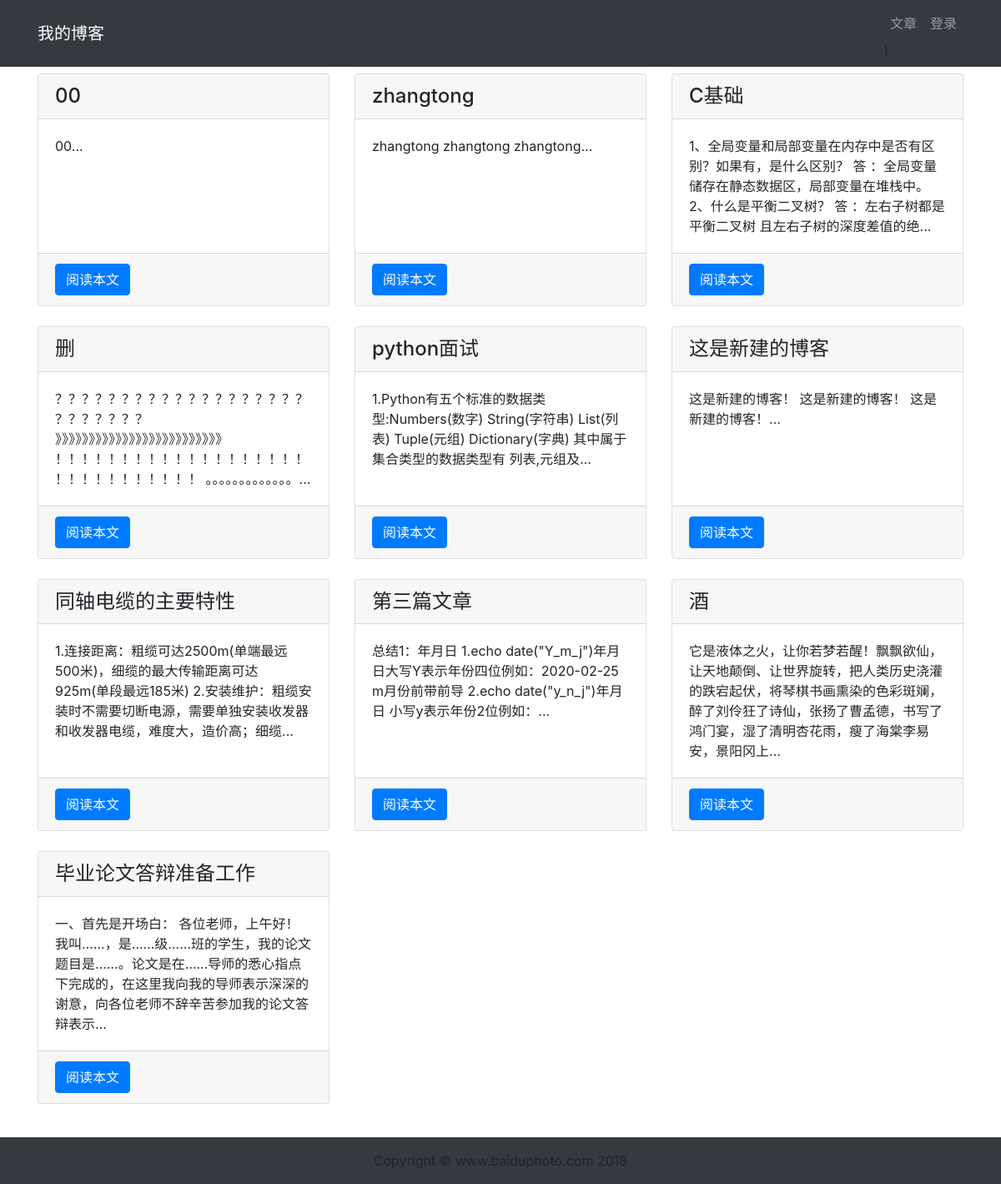
Page /article/article-list/ on the committed database.
### article/models.py (models this page shows, shortened)
class ArticlePost(models.Model):
	author = models.ForeignKey(User,on_delete=models.CASCADE)
	title = models.CharField(max_length=100)
	body = models.TextField()
	created = models.DateTimeField(default=timezone.now)
	updated = models.DateTimeField(auto_now=True)
	class Meta:
		ordering = ('-created',)

### article/views.py (the view)
# urls.py: path('article-list/',views.article_list,name='article_list'),
def article_list(request):
    articles = ArticlePost.objects.all()
    context = { 'articles': articles }
    return render(request, 'article/list.html',context)

### templates/article/list.html (shortened to what this page needs)
{% extends "base.html" %}
{% load staticfiles %}
{% block content %}
<div class="container">
    <div class="row mt-2">
        {% for article in articles %}
        <div class="col-4 mb-4">
            <div class="card h-100">
                <h4 class="card-header">{{ article.title }}</h4>
                <div class="card-body">
                    <p class="card-text">{{ article.body|slice:'100' }}...</p>
                </div>
<div class="card-footer">
    <a href="{% url 'article:article_detail' article.id %}" class="btn btn-primary">阅读本文</a>
</div>
            </div>
        </div>
        {% endfor %}
    </div>
</div>
{% endblock content %}

### templates/base.html (shortened to what this page needs)
{% load staticfiles %}
<!DOCTYPE html>
<html lang="zh-cn">
<head>
    <link rel="stylesheet" href="{% static 'bootstrap/css/bootstrap.min.css' %}">
</head>
<body>
    {% include 'header.html' %}
    {% block content %}{% endblock content %}
    {% include 'footer.html' %}
</body>
</html>

### templates/header.html
<nav class="navbar navbar-expand-lg navbar-dark bg-dark">
  <div class="container">
    <a class="navbar-brand" href="#">我的博客</a>
<div>
    <ul class="navbar-nav">
        <li class="nav-item">
           <li class="nav-item">
        <a class="nav-link" href="{% url 'article:article_list' %}">文章</a>
    </li>
    {% if user.is_authenticated %}
        <li class="nav-item dropdown">
            <a class="nav-link dropdown-toggle" href='{% url "userprofile:logout" %}' id="navbarDropdown" role="button" data-toggle="dropdown" aria-haspopup="true" aria-expanded="false">
              {{ user.username }}
            </a>
            <div class="dropdown-menu" aria-labelledby="navbarDropdown">
              <a class="dropdown-item" href='{% url "userprofile:logout" %}'>退出登录</a>
            </div>
        </li>
    {% else %}
        <li class="nav-item">
            <a class="nav-link" href="{% url 'userprofile:login' %}">登录</a>
        </li>
    {% endif %}
</ul>
}
</div>
  </div>
</nav>

### templates/footer.html
{% load staticfiles %}
<div>
	<br><br><br>
</div>
<footer class="py-3 bg-dark fixed-bottom">
	<div class="container">
		<p class="m-0 text-center text-while">Copyright &copy; www.baiduphoto.com 2018</p>
	</div>
</footer>

### rows in the picture
ArticlePost: title "00", body "00"
ArticlePost: title "zhangtong", body "zhangtong zhangtong zhangtong"
ArticlePost: title "C基础", body "1、全局变量和局部变量在内存中是否有区别？如果有，是什么区别？ 答 ：全局变量储存在静态数据区，局部变量在堆栈中。 2、什么是平衡二叉树？ 答 ：左右子树都是平衡二叉树 且左右子树的深度差值的绝"
ArticlePost: title "删", body "？？？？？？？？？？？？？？？？？？？？？？？？？？ 》》》》》》》》》》》》》》》》》》》》》》》》》 ！！！！！！！！！！！！！！！！！！！！！！！！！！！！！！ 。。。。。。。。。。。。。"
ArticlePost: title "python面试", body "1.Python有五个标准的数据类型:Numbers(数字) String(字符串) List(列表) Tuple(元组) Dictionary(字典) 其中属于集合类型的数据类型有 列表,元组及"
ArticlePost: title "这是新建的博客", body "这是新建的博客！ 这是新建的博客！ 这是新建的博客！"
ArticlePost: title "同轴电缆的主要特性", body "1.连接距离：粗缆可达2500m(单端最远500米)，细缆的最大传输距离可达925m(单段最远185米) 2.安装维护：粗缆安装时不需要切断电源，需要单独安装收发器和收发器电缆，难度大，造价高；细缆"
ArticlePost: title "第三篇文章", body "总结1：年月日 1.echo date(\"Y_m_j\")年月日大写Y表示年份四位例如：2020-02-25 m月份前带前导 2.echo date(\"y_n_j\")年月日 小写y表示年份2位例如："
ArticlePost: title "酒", body "它是液体之火，让你若梦若醒！飘飘欲仙，让天地颠倒、让世界旋转，把人类历史浇灌的跌宕起伏，将琴棋书画熏染的色彩斑斓，醉了刘伶狂了诗仙，张扬了曹孟德，书写了鸿门宴，湿了清明杏花雨，瘦了海棠李易安，景阳冈上"
ArticlePost: title "毕业论文答辩准备工作", body "一、首先是开场白： 各位老师，上午好！我叫……，是……级……班的学生，我的论文题目是……。论文是在……导师的悉心指点下完成的，在这里我向我的导师表示深深的谢意，向各位老师不辞辛苦参加我的论文答辩表示"
